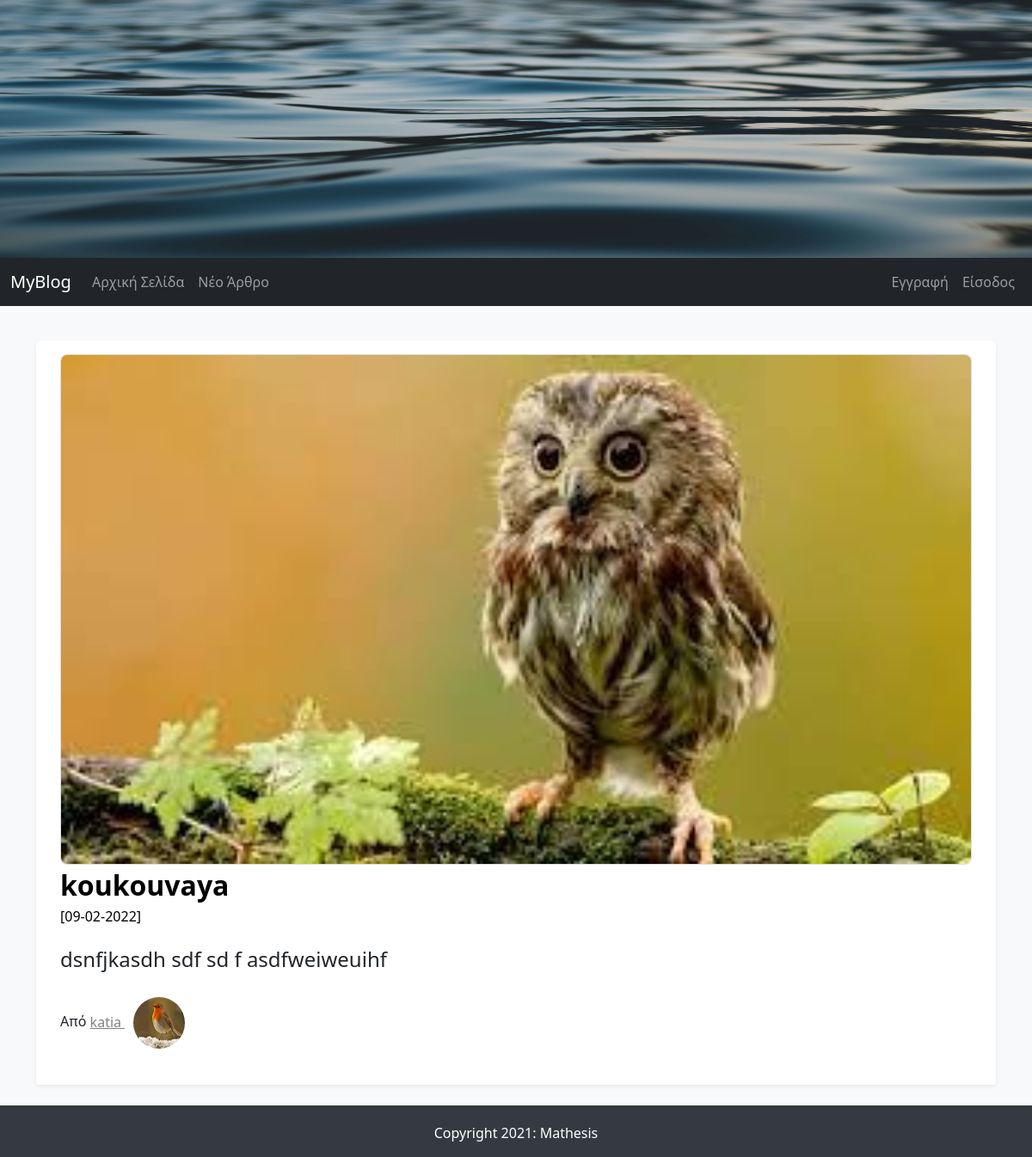
The page /full_article/7 on the database its author committed.
### FlaskBlogApp/models.py (models this page shows, shortened)
class Article(db.Model):
    id = db.Column(db.Integer, primary_key=True)
    article_title = db.Column(db.String(50), nullable=False)
    article_body = db.Column(db.Text(), nullable=False)
    article_image = db.Column(db.String(30), default="default_article_image.jpg", nullable=False)
    date_created = db.Column(db.DateTime, default=datetime.utcnow, nullable=False)
    user_id = db.Column(db.Integer, db.ForeignKey('user.id'), nullable=False)

class User(db.Model, UserMixin):
    id = db.Column(db.Integer, primary_key=True)
    username = db.Column(db.String(15), unique=True, nullable=False)
    email = db.Column(db.String(150), unique=True)
    password = db.Column(db.String(36), nullable=False)
    profile_image = db.Column(db.String(30), default="default_profile_image.jpg")
    articles = db.relationship('Article', backref='author', lazy=True)

### FlaskBlogApp/routes.py (the view)
@app.route("/full_article/<int:article_id>", methods=["GET"])
def full_article(article_id):
    article = Article.query.get_or_404(article_id)
    return render_template("full_article.html", article=article)

### FlaskBlogApp/templates/full_article.html (shortened to what this page needs)
{% extends "base.html" %}
{% block content %}
<main role="main" class="container">
{% if article %}
<div class="row my-3 p-3 bg-body rounded shadow-sm">
    <div class="col col-md-12">
      {% if article.article_image and article.article_image != 'default_article_image.jpg' %}
        <img src="{{ url_for('static', filename='images/articles_images/'+article.article_image) }}" alt="" class="img-responsive a_image" width="100%">
      {% endif %}
    </div>
    <div class="col col-md-12">
      <div class="main-article-title">
        {{ article.article_title | safe }}
      </div>
      <small class="article_date">[{{ article.date_created.strftime('%d-%m-%Y') }}]</small>
      <p class="main-article-partial-text">
        {{ article.article_body | safe }}
      </p>
      <p class="">Από
        <span>
          <a class="author-name" href="{{ url_for('articles_by_author', author_id=article.author.id) }}"> {{ article.author.username }}
            <img class="rounded-circle profile-image" alt="{{ article.author.username }}" src="{{ url_for('static', filename='images/profiles_images/'+article.author.profile_image) }}" data-holder-rendered="true" data-bs-toggle="tooltip" data-bs-placement="top" title="{{ article.author.username }}">
          </a>
        </span>
      </p>
    </div>
  </div>
{% endif %}
</main>
{% endblock content %}

### FlaskBlogApp/static/css/styles.css (style rules this page uses)
body { background-color: #f8f9fa; }
.container { margin-top: 20px; }
.main-article-title { font-size: 2em; font-weight: bold; text-decoration: none; color: black; }
.article_date,.article_date:hover { font-size: 1em; color: black; }
.main-article-partial-text,.main-article-full-text { font-size: 1.5em; margin-top: 20px; }
.author-name:link { color: gray; }
.main-article-category:hover,.main-article-title:hover,.author-name { text-decoration: underline; color: black; }
.row { margin-top: 20px; }
.profile-image { width: 60px; height: 60px; margin: 10px; }
.a_image { border: 1px solid #ddd; border-radius: 8px; }

### rows shown on the page
Article: article_image (picture), article_title "koukouvaya", date_created "09-02-2022", article_body "dsnfjkasdh sdf sd f asdfweiweuihf"
User: author.username "katia", profile_image (picture)
